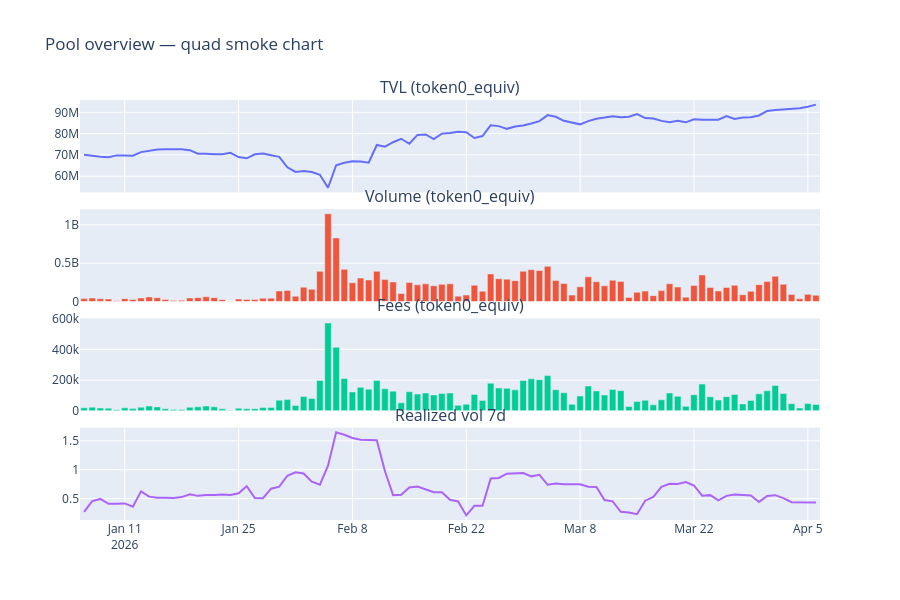

The notebook cell this image was saved under:
### Markdown cell above
**QA purpose**: smoke-test that TVL / volume / fees / vol load cohesively on the same daily axis. Outliers visible at a glance.

### Code cell
fig = make_subplots(rows=4, cols=1, shared_xaxes=True, vertical_spacing=0.04,
    subplot_titles=("TVL (token0_equiv)", "Volume (token0_equiv)", "Fees (token0_equiv)", "Realized vol 7d"))
ds = macro["date"].to_list()
fig.add_trace(go.Scatter(x=ds, y=macro["tvl_token0_equiv"].to_list(), name="TVL"), row=1, col=1)
fig.add_trace(go.Bar    (x=ds, y=macro["volume_token0_equiv"].to_list(), name="Volume"), row=2, col=1)
fig.add_trace(go.Bar    (x=ds, y=macro["fees_token0_equiv"].to_list(),  name="Fees"),   row=3, col=1)
fig.add_trace(go.Scatter(x=ds, y=macro["realized_vol_7d"].to_list(),    name="σ 7d"),   row=4, col=1)
fig.update_layout(height=600, showlegend=False, title_text="Pool overview — quad smoke chart")
fig.show()
